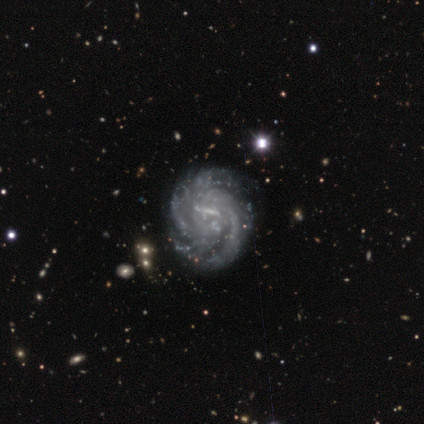
#> input picture data/spiral/0d074af2-558a-4e0f-95d7-464b3d87a5c0.png, 424 x 424 px
$ jupyter execute --allow-errors tarea_04.ipynb
#> lines starting #> are read from the running program, lines starting #| are printed output that depends on the picture
# Deep Learning

## CentroGeo

### Jorge David Martínez Cervantes

### 26 de mayo del 2021

# 1 Galaxy identification

## 1.1 Expected results

    (a) Gives a complete description of why it is possible to approximate the derivatives of an image using Gaussian kernel convolutions.


    (b) Proposal of an algorithm to identify the types of galaxy using the properties of the Hessian matrix or some variation of it.

[cell 1]
from math import sqrt
from skimage import io
from skimage.color import rgb2gray

import matplotlib.pyplot as plt
import numpy as np
#import tensorflow as tf
#import cv2
from skimage.filters import gaussian, laplace

## Spiral Galaxies

[cell 2]
image = io.imread("../data/spiral/0d074af2-558a-4e0f-95d7-464b3d87a5c0.png")
#> image is the input picture: shape (424, 424, 3); mean R, G, B 21.2, 20.6, 20.3
image_gray = rgb2gray(image)

plt.imshow(image_gray)
plt.show()

### Gaussian filter with skimage package

[cell 3]
fig, figsize=(9, 3)
gaussian_using_skimage = gaussian(image_gray, sigma=10, mode='constant', cval=0.0)
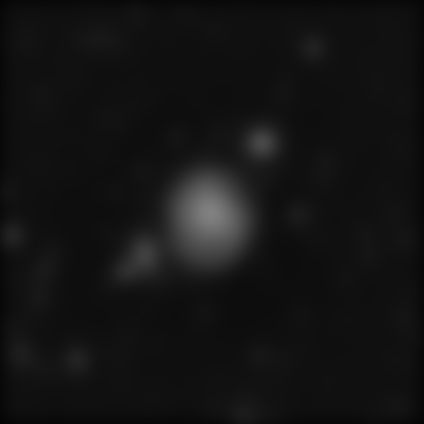
#> gaussian_using_skimage: shape (424, 424) float64; min 0.0171, max 0.505, mean 0.0785
plt.imshow(gaussian_using_skimage)
plt.show()

### Laplacian filter of the gaussian

[cell 4]
laplace_filter_spiral = laplace(gaussian_using_skimage)
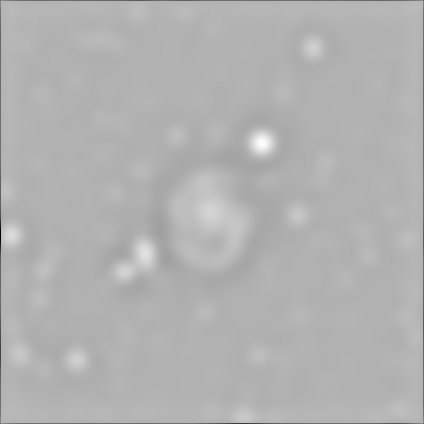
#> laplace_filter_spiral: shape (424, 424) float64; min -0.00676, max 0.00292, mean -6.25e-21; drawn with min black and max white
#> (the rest of this cell did not finish here and is left out)

#> (a cell that did not finish here is left out)

## Elliptical Galaxies

[cell 6]
image_elliptical = io.imread("../data/elliptical/2862cff3-b1d8-47d9-95bc-1d3411341ead.png")
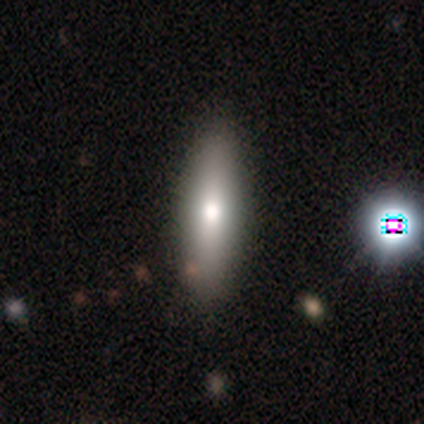
#> input picture data/elliptical/2862cff3-b1d8-47d9-95bc-1d3411341ead.png, 424 x 424 px
#> image_elliptical is the input picture: shape (424, 424, 3); mean R, G, B 31.3, 29.7, 29.4
image_gray_elliptical = rgb2gray(image_elliptical)

plt.imshow(image_gray_elliptical)
plt.show()

[cell 7]
fig, figsize=(9, 3)
elliptical_gaussian_using_skimage = gaussian(image_gray_elliptical, sigma=10, mode='constant', cval=0.0)
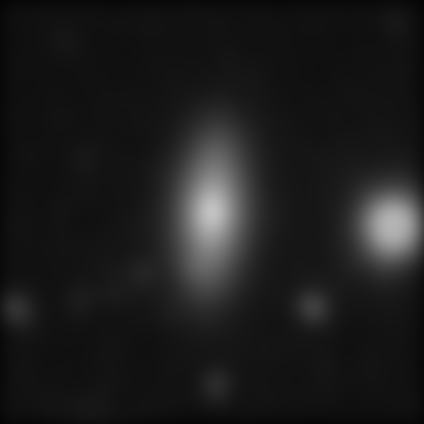
#> elliptical_gaussian_using_skimage: shape (424, 424) float64; min 0.0157, max 0.764, mean 0.114
plt.imshow(elliptical_gaussian_using_skimage)
plt.show()
